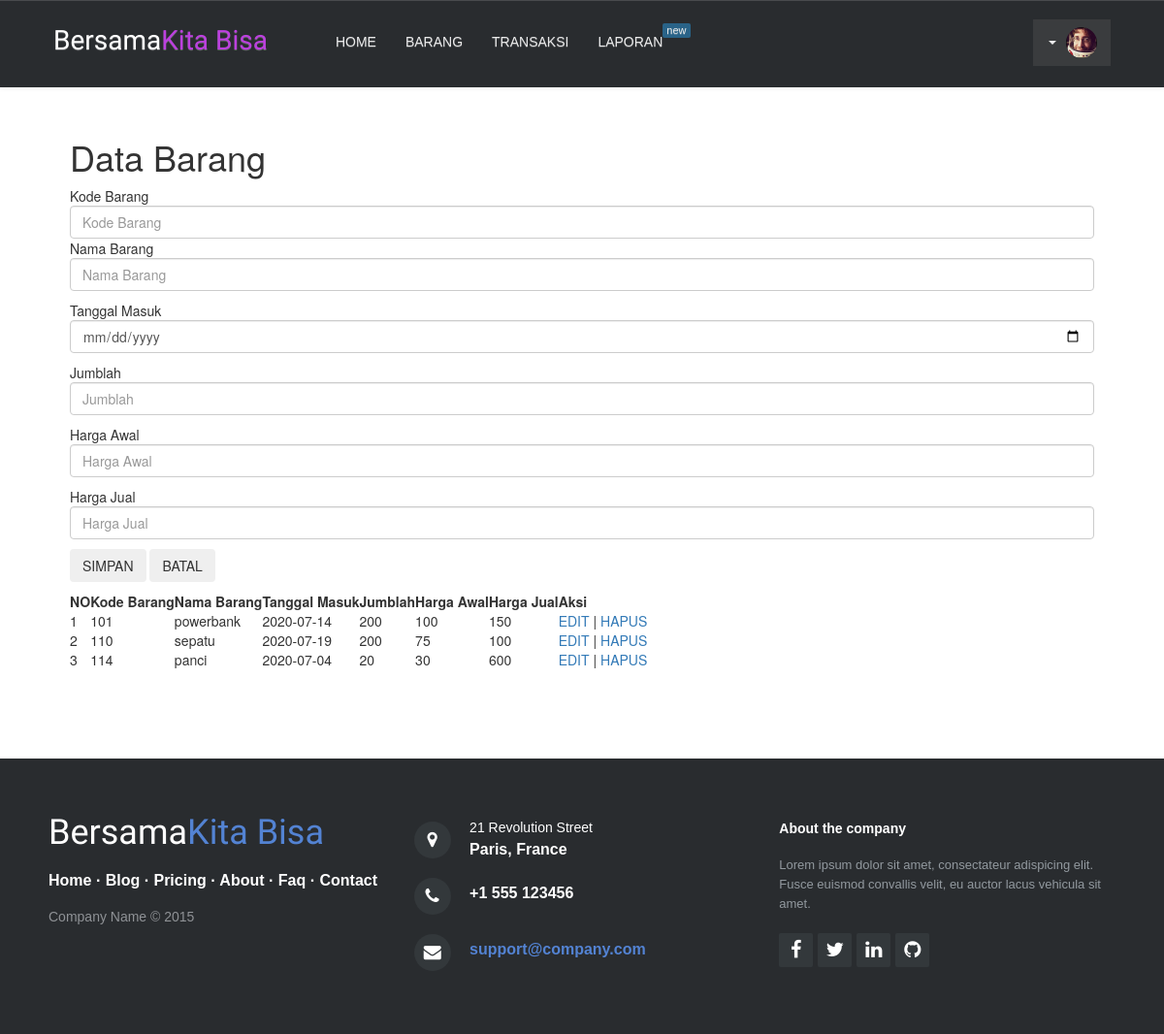
The app's page /?view=barang with its own data.
### tables this page shows
CREATE TABLE `barang` (
  `Kode_Barang` int(10) NOT NULL,
  `Nama_Barang` varchar(15) NOT NULL,
  `Tgl_Masuk` date NOT NULL,
  `Jumblah` int(15) NOT NULL,
  `Harga_Awal` int(11) NOT NULL,
  `Harga_Jual` int(11) NOT NULL
);

### barang.php (the view, shortened to what this page needs)
<h1>Data Barang</h1>
<form method="post" action="" enctype="multipart-form/data">
Kode Barang <input type="text" name="kb" placeholder="Kode Barang" class="form-control"><p>
Nama Barang <input type="text" name="nb" placeholder="Nama Barang" class="form-control"><p>
Tanggal Masuk <input type="date" name="tm" placeholder="Tgl Masuk" class="form-control"><p>
Jumblah      <input type="number" name="j" placeholder="Jumblah" class="form-control"><p>
Harga Awal  <input type="number" name="ha" placeholder="Harga Awal" class="form-control"><p>
Harga Jual  <input type="number" name="hj" placeholder="Harga Jual" class="form-control"><p>
<input type="Submit" name="simpan" value="SIMPAN" class="btn">
<input type="reset" name="batal" value="BATAL" class="btn">
</form>
<?php
include"koneksi.php";
?>
<table border="0">
  <tr>
    <th>NO</th>
    <th>Kode Barang</th>
    <th>Nama Barang</th>
    <th>Tanggal Masuk</th>
    <th>Jumblah</th>
    <th>Harga Awal</th>
    <th>Harga Jual</th>
    <th>Aksi</th>
  </tr>
  <?php
 $c=mysqli_query($conn, "select * from barang");
 while($r=mysqli_fetch_array($c)){
   ?>
<tr>
  <td><?php echo $no=$no+1; ?></td>
  <td><?php echo $r['Kode_Barang']; ?></td>
  <td><?php echo $r['Nama_Barang']; ?></td>
  <td><?php echo $r['Tgl_Masuk']; ?></td>
  <td><?php echo $r['Jumblah']; ?></td>
  <td><?php echo $r['Harga_Awal']; ?></td>
  <td><?php echo $r['Harga_Jual']; ?></td>
  <td><a href="?view=edit&id=<?php echo $r['Kode_Barang'] ?>"<button>EDIT</button></a> |
  <a href="?view=hapus&id=<?php echo $r['Kode_Barang'] ?>" <button>HAPUS</button></a></td>
</tr>
<?php } ?>
</table>

### index.php (shortened to what this page needs)
<!DOCTYPE html>
<html>
<head>
    <link rel="stylesheet" href="assets/bootstrap/css/bootstrap.min.css">
    <link rel="stylesheet" href="assets/fonts/font-awesome.min.css">
    <link rel="stylesheet" href="assets/css/styles.css">
    <link rel="stylesheet" href="assets/css/Pretty-Header.css">
    <link rel="stylesheet" href="assets/css/Pretty-Footer.css">
</head>
<body>
    <nav class="navbar navbar-default custom-header">
        <div class="container-fluid">
            <div class="navbar-header"><a class="navbar-brand navbar-link" href="#">Bersama<span>Kita Bisa </span> </a>
            </div>
            <div class="collapse navbar-collapse" id="navbar-collapse">
                <ul class="nav navbar-nav links">
                    <li role="presentation"><a href="?view=home">HOME </a></li>
                    <li role="presentation"><a href="?view=barang">BARANG </a></li>
                    <li role="presentation"><a href="#"> TRANSAKSI</a></li>
                    <li role="presentation"><a href="#" class="custom-navbar"> LAPORAN<span class="badge">new</span></a></li>
                </ul>
                <ul class="nav navbar-nav navbar-right">
                    <li class="dropdown">
                        <a class="dropdown-toggle" data-toggle="dropdown" aria-expanded="false" href="#"> <span class="caret"></span><img src="assets/img/avatar.jpg" class="dropdown-image"></a>
                    </li>
                </ul>
            </div>
        </div>
    </nav>
    <div class="conten">
      <?php
      if($_GET['view']=='home')
      include"home.php";
      elseif($_GET['view']=='barang')
      include"barang.php";
      elseif($_GET['view']=='koneksi')
      include"koneksi.php";
      elseif($_GET['view']=='hapus')
      include"hapus.php";
      elseif($_GET['view']=='edit')
      include"edit.php";
        ?>
    </div>
    <footer>
        <div class="row">
            <div class="col-md-4 col-sm-6 footer-navigation">
                <h3><a href="#">Bersama<span>Kita Bisa </span></a></h3>
                <p class="links"><a href="#">Home</a><strong> · </strong><a href="#">Blog</a><strong> · </strong><a href="#">Pricing</a><strong> · </strong><a href="#">About</a><strong> · </strong><a href="#">Faq</a><strong> · </strong><a href="#">Contact</a></p>
                <p class="company-name">Company Name © 2015 </p>
            </div>
            <div class="col-md-4 col-sm-6 footer-contacts">
                <div><span class="fa fa-map-marker footer-contacts-icon"> </span>
                    <p><span class="new-line-span">21 Revolution Street</span> Paris, France</p>
                </div>
                <div><i class="fa fa-phone footer-contacts-icon"></i>
                    <p class="footer-center-info email text-left"> +1 555 123456</p>
                </div>
                <div><i class="fa fa-envelope footer-contacts-icon"></i>
                    <p> <a href="#" target="_blank">support@company.com</a></p>
                </div>
            </div>
            <div class="col-md-4 footer-about">
                <h4>About the company</h4>
                <p> Lorem ipsum dolor sit amet, consectateur adispicing elit. Fusce euismod convallis velit, eu auctor lacus vehicula sit amet.
                </p>
                <div class="social-links social-icons"><a href="#"><i class="fa fa-facebook"></i></a><a href="#"><i class="fa fa-twitter"></i></a><a href="#"><i class="fa fa-linkedin"></i></a><a href="#"><i class="fa fa-github"></i></a></div>
            </div>
        </div>
    </footer>
</body>
</html>

### assets/css/styles.css (style rules this page uses)
.conten { width: 90%; height: auto; padding: 1% 1% 1% 1%; margin: auto; }

### assets/css/Pretty-Header.css (style rules this page uses)
.custom-header { background:#292c2f; padding:20px 40px; box-sizing:border-box; border:0; border-radius:0; }
.custom-header a.navbar-brand.navbar-link { color:#fff; font:normal 28px Cookie, Arial, Helvetica, sans-serif; line-height:0.5; margin-right:40px; background:#292c2f; }
.custom-header a.navbar-brand.navbar-link span { color:#bc40df; }
.custom-header ul.nav.navbar-nav.links li a { font:14px Arial, Helvetica, sans-serif; opacity:0.9; text-decoration:none; color:#fff; background:#292c2f; border:0; }
.custom-header .badge { position:absolute; top:4px; border-radius:2px; font-size:11px; color:#fff; background-color:#2A6A92; padding:2px 4px; font-weight:normal; }
.custom-header li.dropdown, .custom-header li.dropdown.open { background:#3a3c3e; }
.custom-header li.dropdown .dropdown-toggle { border-radius:2px; color:#fff; padding:8px 14px; background:#3a3c3e; opacity:0.9; border:0; margin:0; }
img.dropdown-image { border-radius:50%; width:32px; margin-left:10px; }

### assets/css/Pretty-Footer.css (style rules this page uses)
footer { background-color:#292c2f; box-shadow:0 1px 1px 0 rgba(0, 0, 0, 0.12); box-sizing:border-box; width:100%; text-align:left; font:bold 16px sans-serif; padding:55px 50px; margin-top:80px; bottom:0; color:#fff; }
.footer-navigation h3 { margin:0; font:normal 36px Cookie, cursive; margin-bottom:20px; color:#fff; }
.footer-navigation h3 a { text-decoration:none; color:#fff; }
.footer-navigation h3 span { color:#5383d3; }
.footer-navigation p.links a { color:#fff; text-decoration:none; }
.footer-navigation p.company-name { color:#8f9296; font-size:14px; font-weight:normal; margin-top:20px; }
.footer-contacts p { display:inline-block; color:#ffffff; vertical-align:middle; }
.footer-contacts p a { color:#5383d3; text-decoration:none; }
.fa.footer-contacts-icon { background-color:#33383b; color:#fff; font-size:18px; width:38px; height:38px; border-radius:50%; text-align:center; line-height:38px; margin:10px 15px 10px 0; }
span.new-line-span { display:block; font-weight:normal; display:block; font-weight:normal; font-size:14px; line-height:2; }
.footer-about h4 { display:block; color:#fff; font-size:14px; font-weight:bold; margin-bottom:20px; }
.footer-about p { line-height:20px; color:#92999f; font-size:13px; font-weight:normal; margin:0; }
div.social-links { margin-top:20px; color:#fff; }
.social-links a { display:inline-block; width:35px; height:35px; cursor:pointer; background-color:#33383b; border-radius:2px; font-size:20px; color:#ffffff; text-align:center; line-height:35px; margin-right:5px; margin-bottom:5px; }

### records on screen
barang: Kode_Barang "101", Nama_Barang "powerbank", Tgl_Masuk "2020-07-14", Jumblah "200", Harga_Awal "100", Harga_Jual "150"
barang: no "2", Kode_Barang "110", Nama_Barang "sepatu", Tgl_Masuk "2020-07-19", Jumblah "200", Harga_Awal "75", Harga_Jual "100"
barang: no "3", Kode_Barang "114", Nama_Barang "panci", Tgl_Masuk "2020-07-04", Jumblah "20", Harga_Awal "30", Harga_Jual "600"
